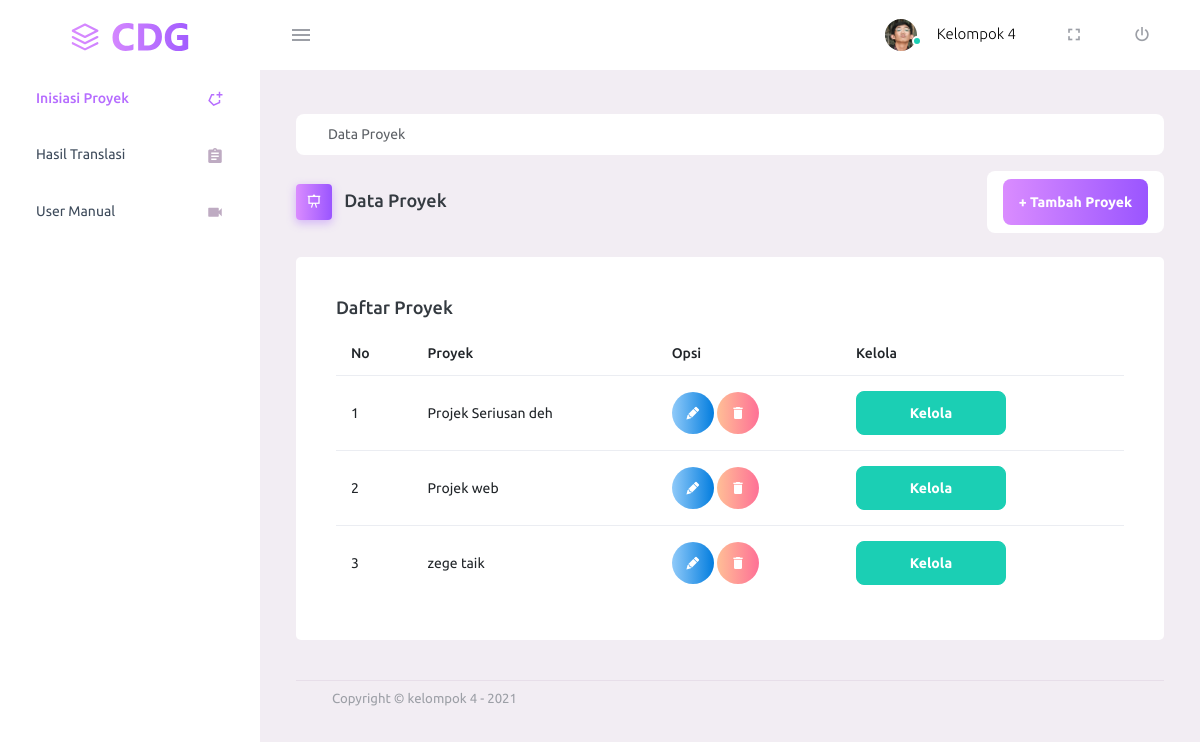
The app's page /home, older data.
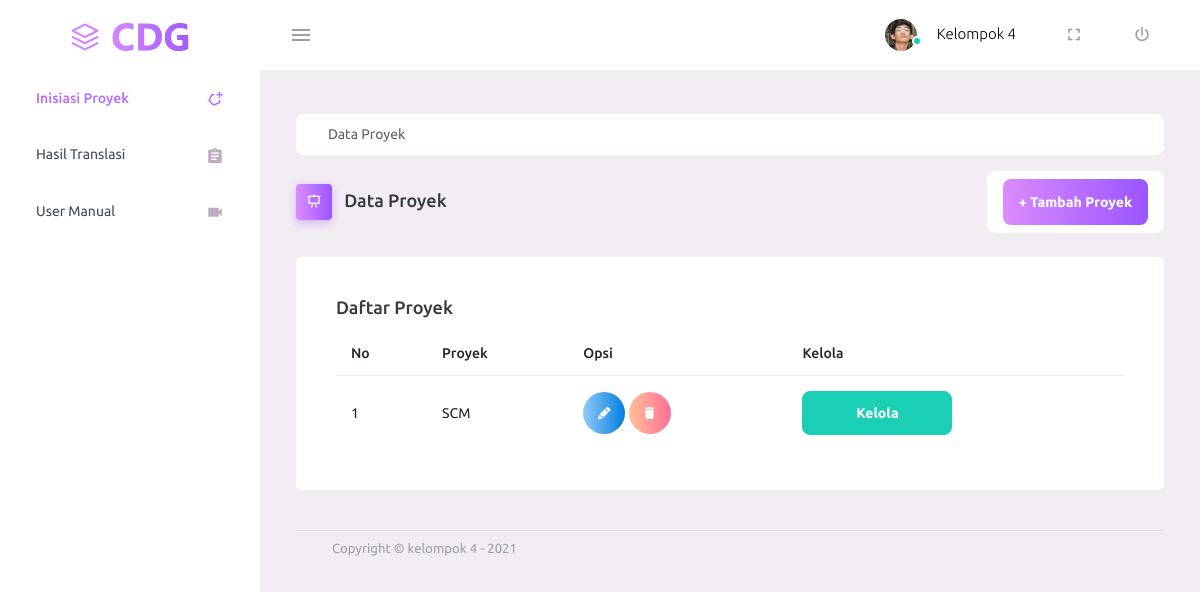
The same page, newer data.
### cdg/models.py (models this page shows, shortened)
class Proyek(models.Model):
    nama_proyek = models.CharField(max_length=50)
    database_id = models.CharField(max_length=50, null=True)

### projekppl/views.py (the view)
# urls.py: 2. Add a URL to urlpatterns:  path('', views.home, name='home')
def home(request):
    proyek = Proyek.objects.all()
    return render(request,'index.html',{'posts':proyek})

### templates/index.html (shortened to what the changed rows need)
<!DOCTYPE html>
<html lang="en">
  <head>
    {% load static %}
    <link rel="stylesheet" href="{% static 'vendors/mdi/css/materialdesignicons.min.css' %}">
    <link rel="stylesheet" href="{% static 'vendors/css/vendor.bundle.base.css' %}">
    <link rel="stylesheet" href="{% static 'css/style.css' %}">
  </head>
  <body>
    <div class="container-scroller">
      <div class="container-fluid page-body-wrapper">
        <div class="main-panel">
          <div class="content-wrapper">
            <div class="row">
              <div class="col-12 grid-margin">
                <div class="card">
                  <div class="card-body">
                    <div class="table-responsive">
                      <table class="table">
                        <thead>
                          <tr>
                            <th> No </th>
                            <th> Proyek </th>
                            <th> Opsi </th>
                            <th> Kelola </th>
                          </tr>
                        </thead>
                        <tbody>
                          {% if posts %}
                          <tr>
                            {% for proyek in posts %}
                            <td> {{ forloop.counter }} </td>
                            <td> {{ proyek.nama_proyek }} </td>
                            <td>
                            <button type="button" data-toggle="modal" data-target="#modal-{{proyek.id}}" class="btn btn-gradient-info btn-rounded btn-icon">
                            <i class="mdi mdi-lead-pencil"></i>
                            </button>
                            <a href="/destroy_proyek/{{proyek.id}}" onclick="return confirm('Yakin ingin hapus')">
                            <button type="button" class="btn btn-gradient-danger btn-rounded btn-icon">
                            <i class="mdi mdi-delete"></i>
                            </button>
                            </a>
                            </td>
                            <td>
                               <a href="/translasi/{{proyek.id}}"> <button type="button" class="btn btn-success btn-fw">Kelola</button> </a>
                            </td>
                          </tr>
                          {% endfor %}
                          {% else %}
                              <p>No polls are available.</p>
                          {% endif %}
                        </tbody>
                      </table>
                    </div>
                  </div>
                </div>
              </div>
            </div>
        </div>
      </div>
    </div>
  </body>
</html>

Row changes from the older to the newer data that the page shows:
removed Proyek: nama_proyek "Projek Seriusan deh"
removed Proyek: nama_proyek "Projek web"
removed Proyek: nama_proyek "zege taik"
added Proyek: nama_proyek "SCM"
